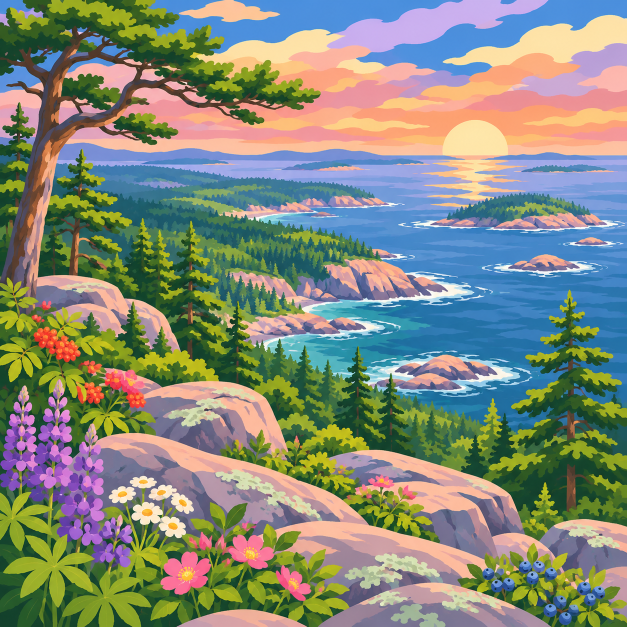
#> input picture games/coloring-book/art-source/acadia.png, 1254 x 1254 px, given in place of valley-fire.png, which was not available (shown at 1/2 size)
$ python make-more.py
#> lines starting #> are read from the running program, lines starting #| are printed output that depends on the picture; after the words box and inside, x2 and y2 are one past the last pixel; in counts of white or black regions, pixels touching at a corner belong together
import sys, json
from pathlib import Path
import cv2, numpy as np
from PIL import Image
# Run from any directory after installing numpy, Pillow, and opencv-python-headless.
root=Path(__file__).resolve().parent.parent
configs=[('valley-fire', 'Valley of Fire · Nevada', 'Destinations', 'Hard', ['State Parks', 'Nature']), ('valley-fire', 'Valley of Fire · Medium', 'Destinations', 'Medium', ['State Parks', 'Nature']), ('valley-fire', 'Valley of Fire · Easy', 'Destinations', 'Easy', ['State Parks', 'Nature']), ('yellowstone-geyser', 'Old Faithful · Yellowstone', 'Destinations', 'Hard', []), ('yellowstone-geyser', 'Old Faithful · Medium', 'Destinations', 'Medium', []), ('yellowstone-prismatic', 'Grand Prismatic · Yellowstone', 'Destinations', 'Hard', []), ('yellowstone-bison', 'Bison in Lamar Valley', 'Destinations', 'Hard', ['Nature']), ('yellowstone-bison', 'Bison in the meadow', 'Destinations', 'Medium', ['Nature']), ('dog-meadow', 'Golden retriever in a meadow', 'Dogs & Cats', 'Medium', ['Kids']), ('cat-window', 'Tabby by the window', 'Dogs & Cats', 'Medium', ['Kids']), ('dogs-flowers', 'Dogs in the garden', 'Dogs & Cats', 'Hard', ['Kids']), ('cats-garden', 'Cats in the garden', 'Dogs & Cats', 'Hard', ['Kids']), ('cozy-cottage', 'Woodland cottage', 'Cozy', 'Hard', []), ('cozy-cottage', 'Woodland cottage · Medium', 'Cozy', 'Medium', []), ('garden-mandala', 'Wildflower mandala', 'Patterns', 'Hard', []), ('red-rock', 'Red Rock Canyon - Nevada', 'Destinations', 'Hard', ['Nature']), ('bryce', 'Bryce Canyon · Utah', 'Destinations', 'Hard', ['Nature']), ('grand-canyon', 'Grand Canyon at sunset', 'Destinations', 'Hard', ['Nature']), ('death-valley', 'Death Valley - California', 'Destinations', 'Hard', ['Nature']), ('joshua-tree', 'Joshua Tree - California', 'Destinations', 'Hard', ['Nature']), ('redwoods', 'Among the redwoods', 'Destinations', 'Hard', ['Nature', 'State Parks']), ('san-andreas', 'San Andreas Fault overlook', 'Destinations', 'Hard', ['Nature']), ('alien-highway', 'Extraterrestrial Highway - Rachel', 'Destinations', 'Hard', []), ('turkey-run', 'Turkey Run - Indiana', 'State Parks', 'Hard', ['Nature']), ('palo-duro', 'Palo Duro Canyon - Texas', 'State Parks', 'Hard', ['Nature']), ('custer', 'Custer - South Dakota', 'State Parks', 'Hard', ['Nature']), ('watkins-glen', 'Watkins Glen - New York', 'State Parks', 'Hard', ['Nature']), ('red-rock', 'Red Rock Canyon - Medium', 'Destinations', 'Medium', ['Nature']), ('bryce', 'Bryce Canyon · Medium', 'Destinations', 'Medium', ['Nature']), ('turkey-run', 'Turkey Run - Medium', 'State Parks', 'Medium', ['Nature']), ('palo-duro', 'Palo Duro Canyon - Medium', 'State Parks', 'Medium', ['Nature']), ('fire-wave', 'Fire Wave - Valley of Fire', 'State Parks', 'Hard', ['Destinations', 'Nature']), ('fire-wave', 'Fire Wave - Medium', 'State Parks', 'Medium', ['Destinations', 'Nature']), ('bryce-sunrise-point', 'Sunrise Point - Bryce Canyon', 'Destinations', 'Hard', ['Nature']), ('bryce-sunrise-point', 'Sunrise Point - Medium', 'Destinations', 'Medium', ['Nature']), ('mather-point', 'Mather Point - Grand Canyon', 'Destinations', 'Hard', ['Nature']), ('artist-point', 'Artist Point, Yellowstone - Hard', 'Destinations', 'Hard', ['Nature']), ('artist-point', 'Artist Point, Yellowstone - Medium', 'Destinations', 'Medium', ['Nature'])]
size=320
pages=[]
for source,title,cat,level,tags in configs:
 id=source+('-easy' if level=='Easy' else '-medium' if level=='Medium' else '-hard')
 path=root/'art-source'/(source+'.png')
 image=Image.open(path).convert('RGB').resize((size,size),Image.Resampling.LANCZOS)
 color_count=9 if level=='Easy' else 14 if level=='Medium' else 24 if source in {'red-rock','bryce','grand-canyon','death-valley','joshua-tree','redwoods','san-andreas','alien-highway','turkey-run','palo-duro','custer','watkins-glen','fire-wave','bryce-sunrise-point','mather-point','artist-point'} else 20
 quant=image.quantize(colors=color_count,method=Image.Quantize.MEDIANCUT,dither=Image.Dither.NONE)
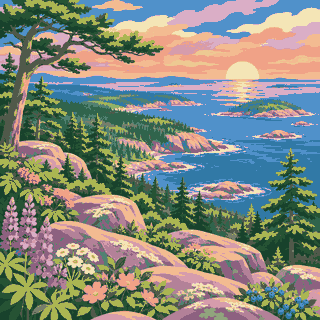
#> quant: PIL image 320x320 P; mean R, G, B 132.8, 137.8, 127.2
 pal=quant.getpalette(); data=np.array(quant,dtype=np.uint8)
#> after `pal = quant.getpalette()`: pal = 60 values, max 244 at index 0, min 24 at index 57, mean 137.1
#> after `data = np.array(quant, dtype=np.uint8)`:
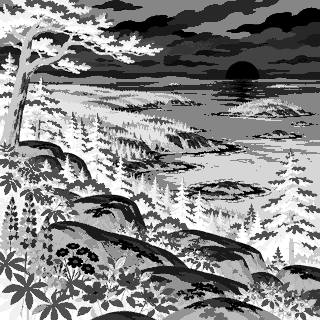
#> data: shape (320, 320); min 0, max 19, mean 10.12; drawn with min black and max white
 # Merge small islands into the most common neighboring color. Recompute between passes.
 for iteration in range(8):
  small=[]
  for color in np.unique(data):
   n,labels,stats,_=cv2.connectedComponentsWithStats((data==color).astype(np.uint8),8)
   for j in range(1,n):
    if stats[j,cv2.CC_STAT_AREA]<(450 if level=='Easy' else 160 if level=='Medium' else 32):
     x,y,w,h,area=stats[j];small.append((area,color,x,y,w,h,labels[y:y+h,x:x+w]==j))
  if not small:break
  changed=0
  for area,color,x,y,w,h,mask in small:
   # Skip an island changed since this pass began.
   crop=data[y:y+h,x:x+w]
   if np.any(crop[mask]!=color):continue
   xa=max(0,x-1);ya=max(0,y-1);xb=min(size,x+w+1);yb=min(size,y+h+1)
   local=np.zeros((yb-ya,xb-xa),np.uint8);local[y-ya:y-ya+h,x-xa:x-xa+w]=mask
   rim=(cv2.dilate(local,np.ones((3,3),np.uint8))>0)&(local==0)
   neighbors=data[ya:yb,xa:xb][rim];neighbors=neighbors[neighbors!=color]
   if len(neighbors):crop[mask]=np.bincount(neighbors,minlength=256).argmax();changed+=1
  if not changed:break
 shapes=[]; masks=[]; scale=400/size
 preview=np.full((size,size,3),250,dtype=np.uint8)
#> preview: shape (320, 320, 3); every value is 250
 for color in sorted(np.unique(data)):
  count,labels,stats,_=cv2.connectedComponentsWithStats((data==color).astype(np.uint8),8)
  for j in range(1,count):
   if stats[j,cv2.CC_STAT_AREA]<4:continue
   mask=(labels==j).astype(np.uint8)
   dist=cv2.distanceTransform(mask,cv2.DIST_L2,5);_,_,_,pt=cv2.minMaxLoc(dist)
   # Expand half a pixel into shared edges to prevent hairline gaps in exports.
   expanded=cv2.dilate(mask,np.ones((3,3),np.uint8),iterations=1)
   contours,hier=cv2.findContours(expanded,cv2.RETR_CCOMP,cv2.CHAIN_APPROX_SIMPLE)
   paths=[]; polygons=[]
   for contour in contours:
    if cv2.contourArea(contour)<1:continue
    pts=cv2.approxPolyDP(contour,.55,True).reshape(-1,2)
    if len(pts)<3:continue
    polygons.append(pts.astype(np.int32))
    coords=[(round(float(x)*scale,1),round(float(y)*scale,1)) for x,y in pts]
    paths.append('M'+' L'.join(f'{x} {y}' for x,y in coords)+'Z')
   if paths:
    cv2.drawContours(preview,contours,-1,(120,120,120),1)
    path_mask=np.zeros((size,size),dtype=np.uint8)
    cv2.fillPoly(path_mask,polygons,1)
    masks.append(path_mask)
    shapes.append({'tag':'path','a':{'d':' '.join(paths),'fill-rule':'evenodd'},'x':round(pt[0]*scale,1),'y':round(pt[1]*scale,1),'n':int(color)+1})
#> this loop made 20 passes
#> count on passes 1, 2, 3, 4, 5, 6, 7, 8, 10, 11, 12, 13: 16, 8, 30, 17, 31, 14, 43, 4, 3, 20, 22, 6
#> (count, stats) on pass 9: (2, [[0, 0, 320, 320, 102224], [199, 308, 28, 12, 176]])
#> pass 1, `count,labels,stats,_=cv2.connectedComponentsWithStats((data==color).as..`:
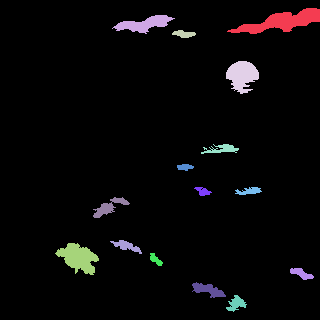
#> labels: shape (320, 320) int32; 16 distinct labels, from 0 to 15; one colour per label, 0 black
#> after the loop:
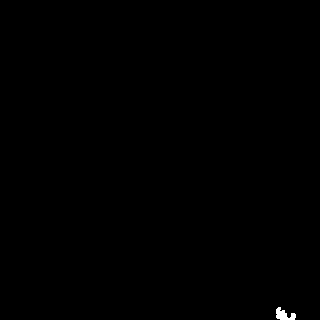
#> expanded: shape (320, 320); values 0 (black) and 1 (white), 0.15% white; 1 white region, box (x1, y1, x2, y2) and area: (276, 307, 296, 320) 150
#> after the loop: mask: shape (320, 320); values 0 (black) and 1 (white), 0.06% white in thin lines or dots, all inside (x1, y1, x2, y2) = (277, 308, 295, 320)
#> after the loop:
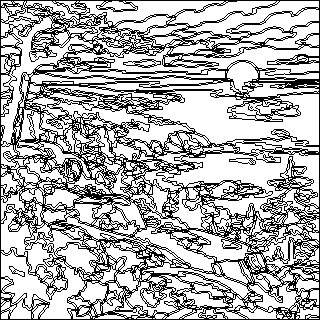
#> preview: shape (320, 320, 3); values 120 (black) and 250 (white), 69% white; black in thin lines or dots
#> after the loop, masks = 372 items; shapes = 372 items
 # Only keep regions with a visible area after neighboring panes overlap, and
 # put each number on the visible part of its own pane.
 owner=np.full((size,size),-1,dtype=np.int32)
#> owner: shape (320, 320) int32; every value is -1
 for index,part in enumerate(masks):owner[part>0]=index
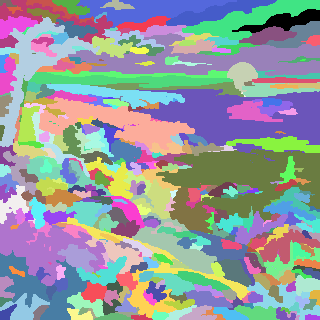
#> owner: shape (320, 320) int32; 371 distinct labels, from 0 to 371; one colour per label, 0 black
 kept=[]
 for index,shape in enumerate(shapes):
  visible=(owner==index).astype(np.uint8)
  if not np.any(visible):continue
  distance=cv2.distanceTransform(visible,cv2.DIST_L2,5);_,_,_,pt=cv2.minMaxLoc(distance)
  shape['x']=round(pt[0]*scale,1);shape['y']=round(pt[1]*scale,1)
  kept.append(shape)
#> this loop made 372 passes
#> pt on passes 1 to 3: (285, 21), (159, 20), (181, 33)
#> pass 2, `visible=(owner==index).astype(np.uint8)`:
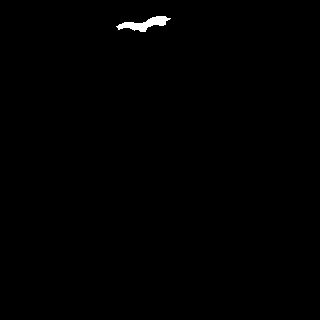
#> visible: shape (320, 320); values 0 (black) and 1 (white), 0.38% white; 1 white region, box (x1, y1, x2, y2) and area: (116, 16, 171, 32) 392
#> after the loop, kept = 371 items
 shapes=kept
#> shapes = 371 items
 palette=['#%02x%02x%02x'%tuple(pal[i*3:i*3+3]) for i in range(color_count)]
#> palette = ['#f4e5b6', '#edc992', '#f3bb91', '#daaec6', '#d69cac', '#f0a287', '#abb652', '#90b269', '#91a47d', '#8a957b', '#5091ca', '#b38198', '#777e6b', '#518172', '#8d6180', '#50594a', '#3179a6', '#30644c', '#265334', '#18422c']
 pages.append({'id':id,'title':title,'category':cat,'level':level,'tags':tags,'shapes':shapes,'palette':palette,'firstLabel':True,'detail':True})
 preview_dir=root/'previews';preview_dir.mkdir(exist_ok=True)
 cv2.imwrite(str(preview_dir/(id+'.png')),preview)
 print(id, 'regions',len(shapes),'palette',len(set(p['n'] for p in shapes)))
#| valley-fire-hard regions 371 palette 20
#> (the run stopped early here; a loop or call above may not have finished)
